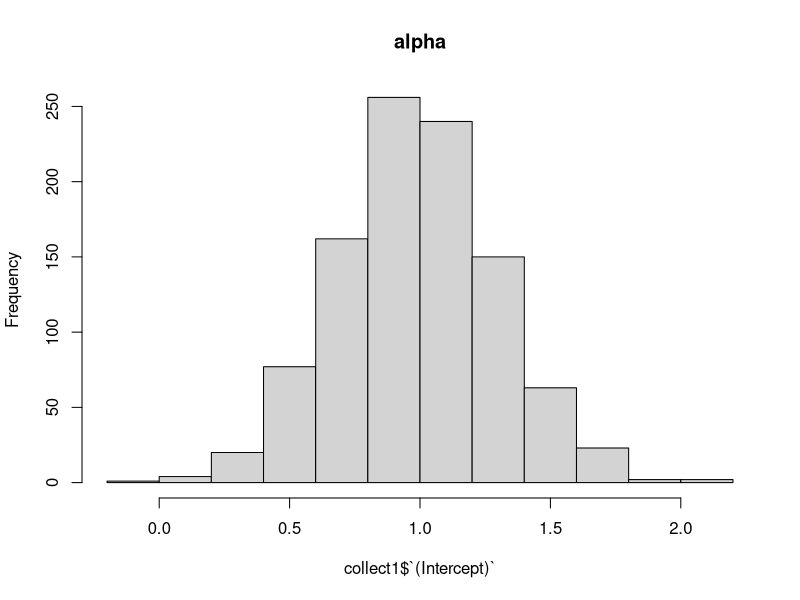
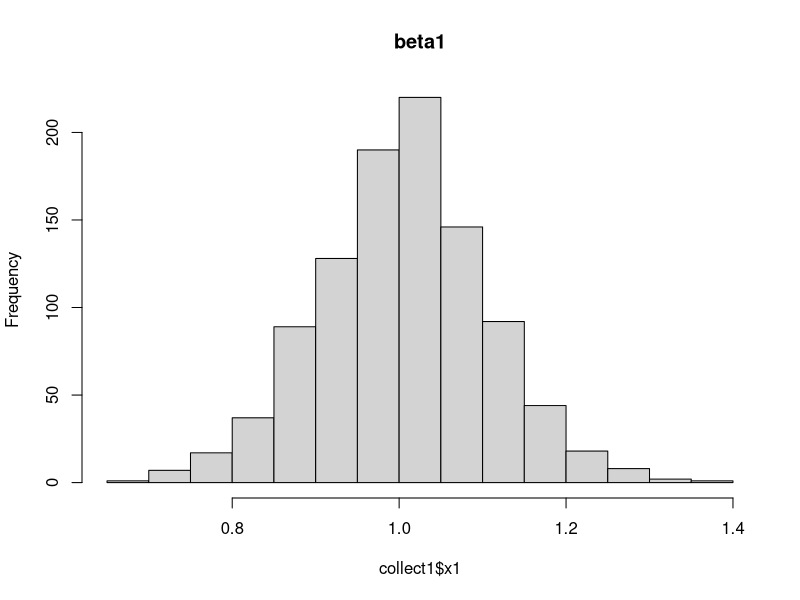
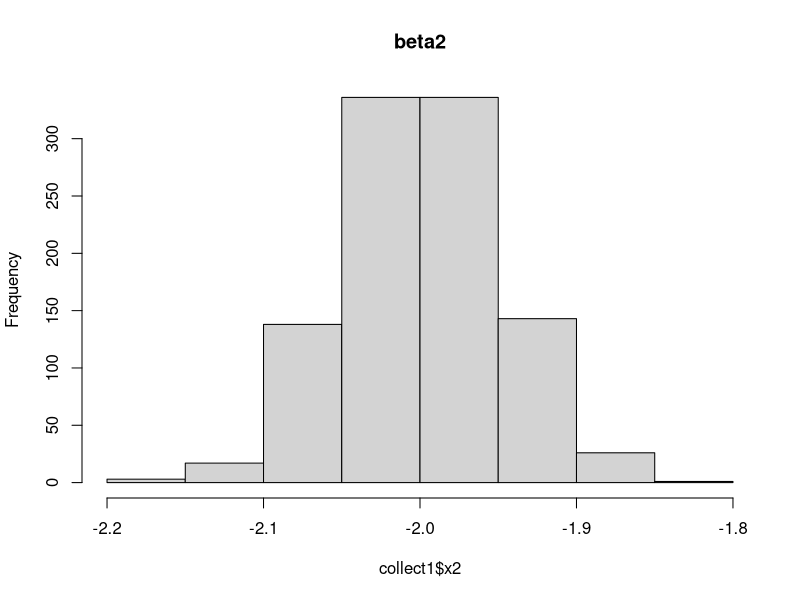

Reproduce these figures in R, in order.
## ---- chunk 1
knitr::opts_chunk$set(echo = TRUE)
## ---- chunk 2
set.seed(1234)
##Linear Regression
#Generate the independent variable and the error
x1=rnorm(100,2,1)
x2=rpois(100, 4)
error=rnorm(100,0,1)
#Generate the dependent variable 
y1=1+(1*x1)+(-2*x2)+error
## ---- chunk 3
m1=lm(y1~x1+x2)
summary(m1)
vcov(m1, complete = TRUE)
## ---- chunk 4
x1=rnorm(100,2,6)
x2=rpois(100, 4)
error=rnorm(100,0,1)
y2=1+(1*x1)+(-2*x2)+error
m2=lm(y2~x1+x2)
summary(m2)
vcov(m2, complete = TRUE)
## ---- chunk 5
collect1 <- data.frame(aalpha = numeric(0), bbeta1 = numeric(0), bbeta2 = numeric(0))
for(i in c(1:1000)){ 
  x1=rnorm(100,2,1)
  x2=rpois(100, 4)
  error=rnorm(100,0,1)
  #Generate the dependent variable 
  y1=1+(1*x1)+(-2*x2)+error
  #create the model
  m1=lm(y1~x1+x2)
  dataframe_coef <- as.data.frame(summary(m1)$coefficients[ , 1])  
  dataframe_coef =  t(dataframe_coef)
  collect1 <- rbind(collect1,dataframe_coef)
}
## ---- chunk 6
hist(collect1$`(Intercept)`,main = "alpha")
## ---- chunk 7
hist(collect1$x1,main = "beta1")
## ---- chunk 8
hist(collect1$x2,main = "beta2")
